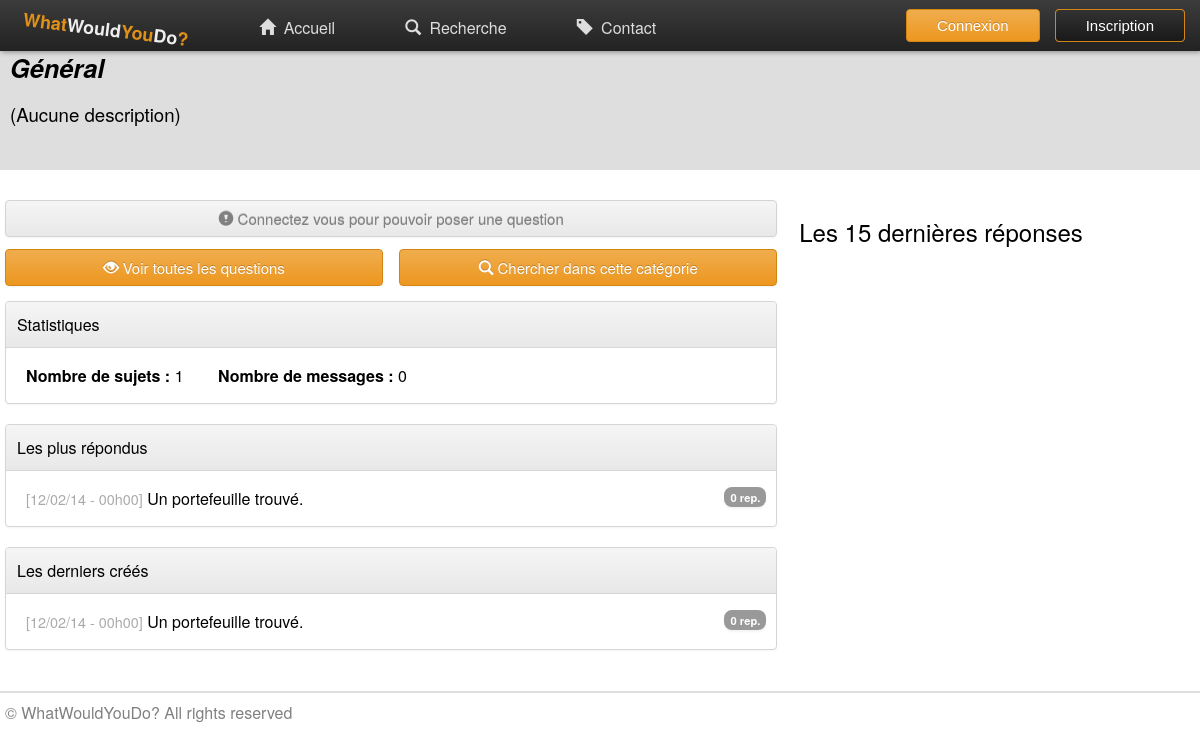
The page /?/category/2 on the database as committed earlier.
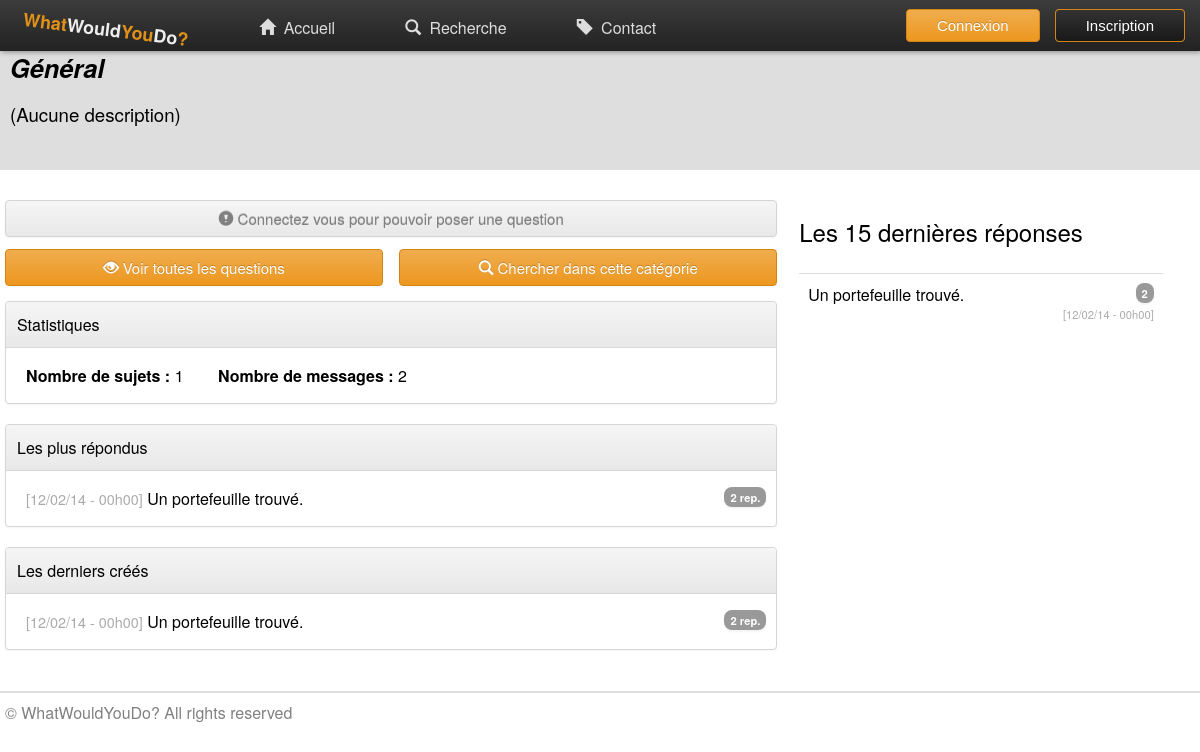
The same page on the database as committed later.
### tables this page shows
CREATE TABLE IF NOT EXISTS `topic` (
  `id` int(11) NOT NULL AUTO_INCREMENT,
  `title` varchar(100) NOT NULL,
  `content` text NOT NULL,
  `date` datetime NOT NULL,
  `user_id` int(11) NOT NULL,
  `category_id` int(11) NOT NULL,
  `answered` tinyint(1) NOT NULL DEFAULT '0',
  `pot_point` int(11) NOT NULL,
  `pot_euro` int(11) NOT NULL,
  PRIMARY KEY (`id`),
  KEY `user_id` (`user_id`,`category_id`),
  KEY `category_id` (`category_id`)
);

### index.php (called while the page is built, shortened)
<?php
	include("php/_header.php");
	include(get_page_to_load($_SERVER['QUERY_STRING']));
	include("php/_footer.php");
?>

### php/category.php (the view, shortened to what the changed rows need)
<?php
if(isset($_GET["data"][0])){
	$id_cat = $_GET["data"][0];
	$bdd = BBD_connect();
	$query = $bdd->prepare("SELECT category.id as _id, category.name as name, category.description as description, COUNT(topic.id) as nb_topic,
								(SELECT COUNT(post.id) FROM category
								 LEFT JOIN topic ON topic.category_id = category.id
								 LEFT JOIN post ON post.topic_id = topic.id
								 WHERE category.id = _id) as nb_post
							FROM category
							LEFT JOIN topic ON topic.category_id = category.id
							WHERE category.id = ?
							GROUP BY category.id");
	$query->execute(array($_GET["data"][0]));
	if($data = $query->fetch()) {
		if($data['description'] == "")
			$data['description'] = "(Aucune description)";
		$cat = $data;
	} else
		header("Location: ?/");
} else
	header("Location: ?/");
?>
<section>
	<section style="width: 66.6%; float : left;">
     	    <div id="cat-stat" style="width:100%; ">
      	    <div class="content-elem fresh">
				<div class="content-bordered">
					<div class="content-bordered-title">
						<h4 class="panel-title">Statistiques</h4>
					</div>
					<p>
						<b class="content-bordered-item">Nombre de sujets : </b><?php echo $cat['nb_topic']; ?>
						<b class="content-bordered-item">Nombre de messages : </b><?php echo $cat['nb_post']; ?>
					</p>
				</div>
			</div>
			<div class="content-elem fresh">
				<div class="content-bordered">
					<ul class="list-unstyled">
					<?php
						$query = $bdd->prepare("SELECT topic.id AS id, topic.title AS title, DATE_FORMAT(topic.date, '%d/%m/%y - %Hh%i') AS date_, topic.pot_point as points, COUNT(post.id) AS nb_post, topic.answered AS answered
												FROM category
												RIGHT JOIN topic ON topic.category_id = category.id
												LEFT JOIN post ON post.topic_id = topic.id
											    WHERE category.id = ?
												GROUP BY topic.id
												ORDER BY nb_post DESC
												LIMIT 0,5");
						$query->execute(array($id_cat));
						while($data = $query->fetch()){ ?>
						<li>
								<span class="date">[<?php echo $data['date_']; ?>]</span>
								<a href="?/post/<?php echo $data['id']; ?>">
									<?php echo $data['title']; ?>
									<span class="badge" style="float: right; margin-right: 10px;"><?php echo $data['nb_post']; ?> rep.</span>
								</a>
						</li>
					<?php } ?>
					</ul>
				</div>
			</div>
			<div class="content-elem fresh">
				<div class="content-bordered">
					<ul class="list-unstyled">
					<?php
						$query = $bdd->prepare("SELECT topic.id AS id, topic.title AS title, DATE_FORMAT(topic.date, '%d/%m/%y - %Hh%i') AS date_, topic.pot_point as points, COUNT(post.id) AS nb_post, topic.answered AS answered
												FROM category
												RIGHT JOIN topic ON topic.category_id = category.id
												LEFT JOIN post ON post.topic_id = topic.id
											    WHERE category.id = ?
												GROUP BY topic.id
												ORDER BY topic.date DESC
												LIMIT 0,5");
						$query->execute(array($id_cat));
						while($data = $query->fetch()){ ?>
						<li>
								<span class="date">[<?php echo $data['date_']; ?>]</span>
								<a href="?/post/<?php echo $data['id']; ?>">
									<?php echo $data['title']; ?>
									<span class="badge" style="float: right; margin-right: 10px;"><?php echo $data['nb_post']; ?> rep.</span>
								</a>
						</li>
					<?php } ?>
					</ul>
				</div>
			</div>
		</div>
	</section>
	<section style="width: 30.3%; float: left;">
		<?php include("_last_post_view.php"); ?>
	</section>
</section>

### php/_last_post_view.php (shortened to what the changed rows need)
<div class="categories">
	<table class="table table-striped table-hover">
		<?php
			$query = $bdd->prepare("SELECT id_ AS id, title_ AS title, date_ AS date, COUNT(date_) AS nb_post, points_ as points, answered_ AS answered
									FROM (SELECT topic.id AS id_, topic.title AS title_, DATE_FORMAT(topic.date, '%d/%m/%y - %Hh%i') AS date_, topic.pot_point as points_, topic.answered AS answered_
										  FROM post
										  RIGHT JOIN topic ON post.topic_id = topic.id
										  RIGHT JOIN category ON topic.category_id = category.id
									      WHERE category.id = ?
										  GROUP BY post.id
										  HAVING post.id != 0
									      ORDER BY post.date  DESC) t
									GROUP BY id_
									ORDER BY date_  DESC");
			$query->execute(array($id_cat));
			while($data = $query->fetch()){ ?>
			<tr>
				<td>
					<a style="width: 85%; float: left;" href="?/post/<?php echo $data['id']; ?>">
						 <?php echo $data['title']; ?>
					</a>
					<span class="badge" style="float: right"><?php echo $data['nb_post']; ?></span>
					<span class="date" style="font-size: 70%; float: right;">[<?php echo $data['date']; ?>]</span>
				</td>
			</tr>
		<?php } ?>
	</table>
</div>

Rows that differ between the two databases and show on the page:
changed topic "Un portefeuille trouvé.": nb_post "0" → "2"
Other text that changed with them:
$cat['nb_post']: "0" → "2"
new list line: "Un portefeuille trouvé. 2 [ 12/02/14 - 00h00 ]"
